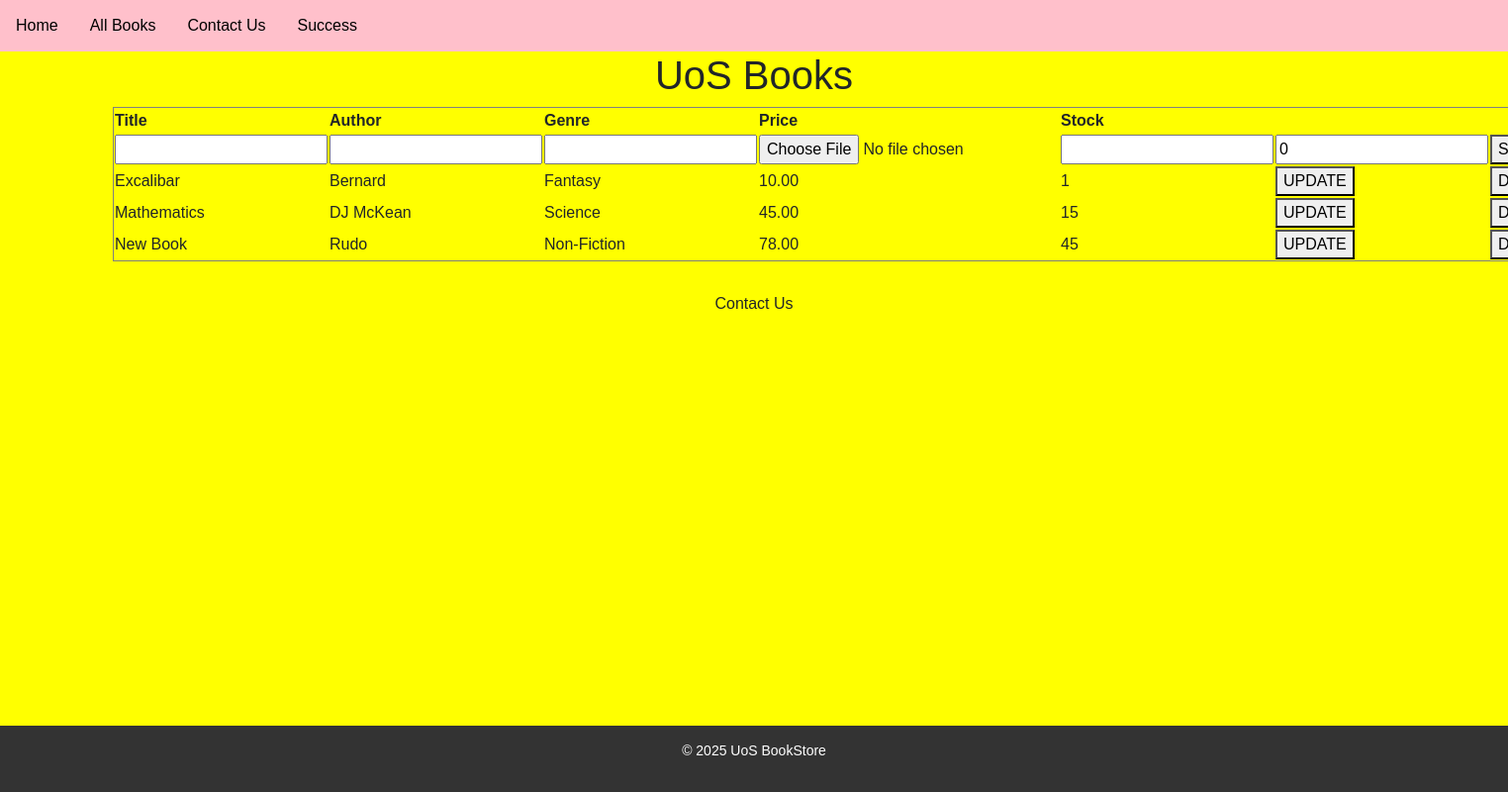
The page /bookshop/ on the database as committed earlier.
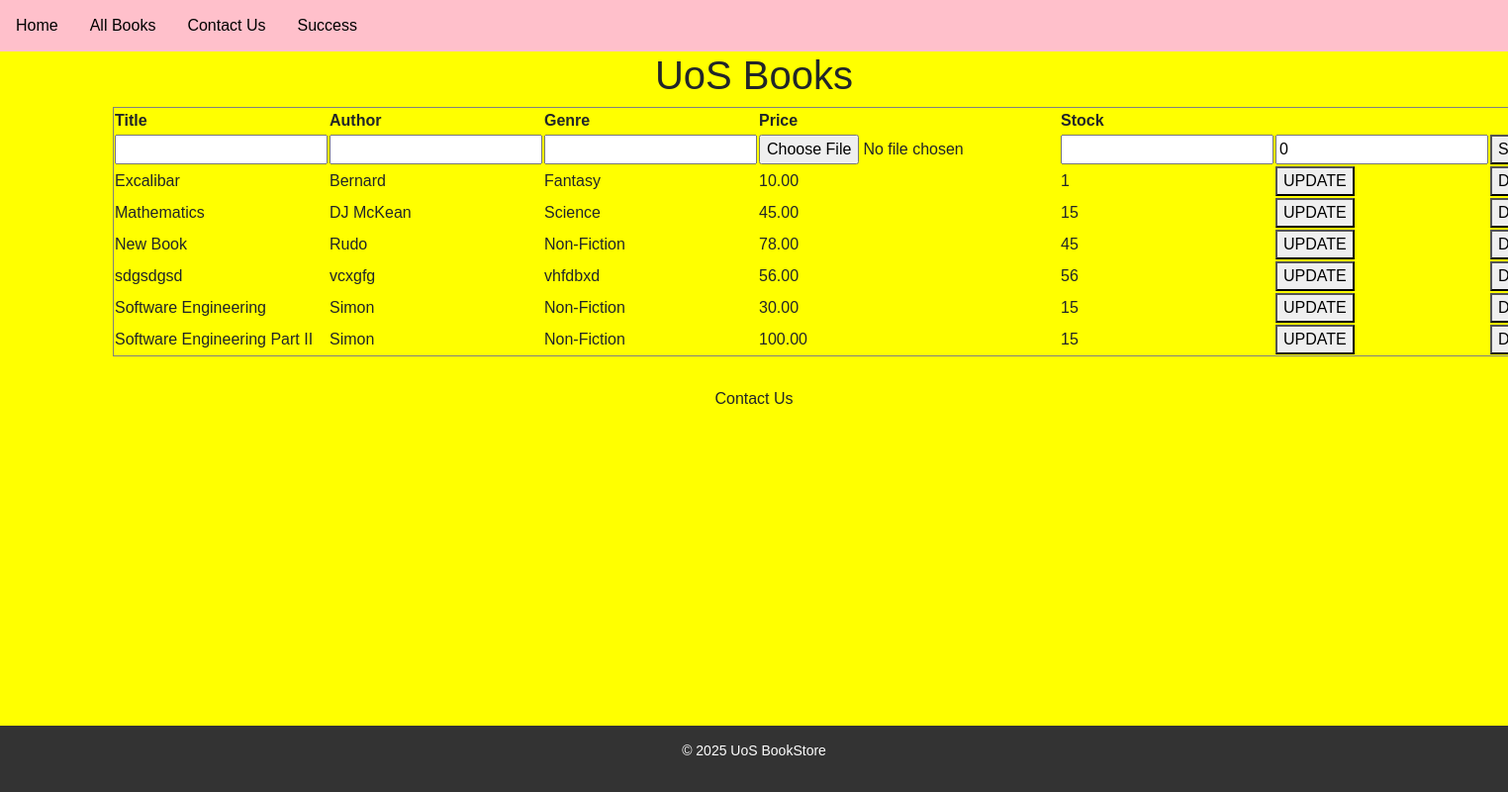
The same page on the database as committed later.
### ebooks/models.py (models this page shows, shortened)
class myBooks(models.Model):
    title=models.CharField(max_length=64)
    author=models.CharField(max_length=64)
    genre=models.CharField(max_length=64)
    image = models.ImageField(upload_to='media/', null="Nothing")
    price=models.DecimalField(max_digits=5, decimal_places=2)
    stock=models.IntegerField(default=0)

### ebooks/views.py (the view, shortened to what this page needs)
# urls.py: path('bookshop/', views.books, name='books'),
def books(request):
    form =myBooksForm()
    book=myBooks.objects.all()
    context={'book':book}
    context['form']=form
    return render (request, 'books.html', context )

### ebooks/form.py
class myBooksForm(forms.ModelForm):
    class Meta:
        model=myBooks
        fields = '__all__'

### ebooks/templates/books.html (shortened to what this page needs)
{% extends "base.html" %}
{% block content %}
<h1> UoS Books</h1>
<div class="container">
<table border="1" align="center">
    <form method="post" action="{% url 'books' %}">{% csrf_token %}
    <tr><th>Title</th><th>Author</th><th>Genre</th><th>Price</th><th>Stock</th>
    </tr>
        {% if not form.instance.id %}
    <tr>
       {% include 'save.html' %}
    </tr>
        {% endif %}
 {% for bk in book %}
    <tr>
        {% if form.instance.id == bk.id %}
        {% include 'save.html' %}
        {% else %}
        <td>{{bk.title}}</td>
        <td>{{bk.author}}</td>
        <td>{{bk.genre}}</td>
        <td>{{bk.price}}</td>
        <td>{{bk.stock}}</td>
       <td><button formnovalidate name="edit" value="{{ bk.id }} ">UPDATE</button></td>
       <td> <button formnovalidate name="delete" value="{{ bk.id }}">DELETE</button></td>
    {% endif %}
    </tr>
{% endfor %}
        </form>
</table>
<br/>
    <div align="center">
<form action="{% url 'contact' %}" method="get"><button type="submit" class="btn"  >Contact Us</button></form>
 </div>
    {% endblock %}

Rows that differ between the two databases and show on the page:
added myBooks: title "sdgsdgsd", author "vcxgfg", genre "vhfdbxd", price "56.00", stock "56", {{ bk.id }} 4 (drawn)
added myBooks: title "Software Engineering", author "Simon", genre "Non-Fiction", price "30.00", stock "15", {{ bk.id }} 5 (drawn)
added myBooks: title "Software Engineering Part II", author "Simon", genre "Non-Fiction", price "100.00", stock "15", {{ bk.id }} 6 (drawn)
